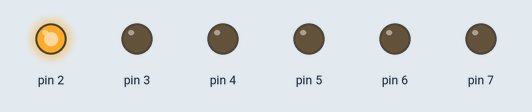
Recording of a sketch running on a simulated Arduino Uno, built with avr-gcc and run on an emulated ATmega328P. On the bench: output pins drawn as LEDs (lit = HIGH).

Above: at 0.02 s.
At 0.47 s:
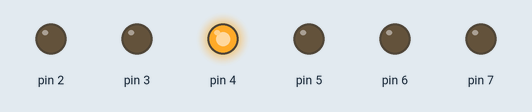
At 0.67 s:
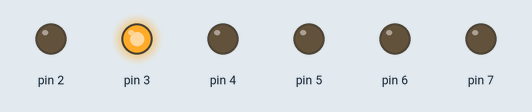
At 1.37 s:
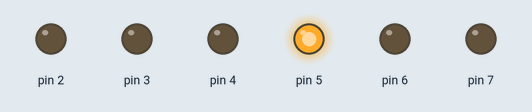
At 2.02 s:
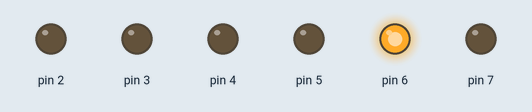
At 2.7 s:
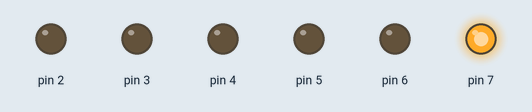
Timing chart, 0 to 3.0 s (numbered marks = the images above):
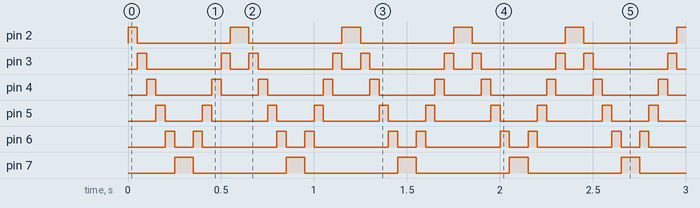

The sketch:

For.ino
```cpp
int timer = 50;

void setup() {

  for (int thisPin = 2; thisPin < 8; thisPin++) {
    pinMode(thisPin, OUTPUT);
  }
}

void loop() {

  for (int thisPin = 2; thisPin < 8; thisPin++) {
    digitalWrite(thisPin, HIGH);
    delay(timer);
    digitalWrite(thisPin, LOW);
  }

  for (int thisPin = 7; thisPin >=2; thisPin--) {
    digitalWrite(thisPin, HIGH);
    delay(timer);
    digitalWrite(thisPin, LOW);
  }
}
```

Measured:
- by itself, pin 2, pin 7: alternates HIGH for 0.10 s and LOW for 0.50 s
- by itself, pin 3: repeats every 0.60 s: LOW 0.40 s, HIGH 0.05 s, LOW 0.10 s, HIGH 0.05 s
- by itself, pin 4: repeats every 0.60 s: LOW 0.30 s, HIGH 0.05 s, LOW 0.20 s, HIGH 0.05 s
- by itself, pin 5: repeats every 0.60 s: LOW 0.20 s, HIGH 0.05 s, LOW 0.30 s, HIGH 0.05 s
- by itself, pin 6: repeats every 0.60 s: LOW 0.10 s, HIGH 0.05 s, LOW 0.40 s, HIGH 0.05 s
